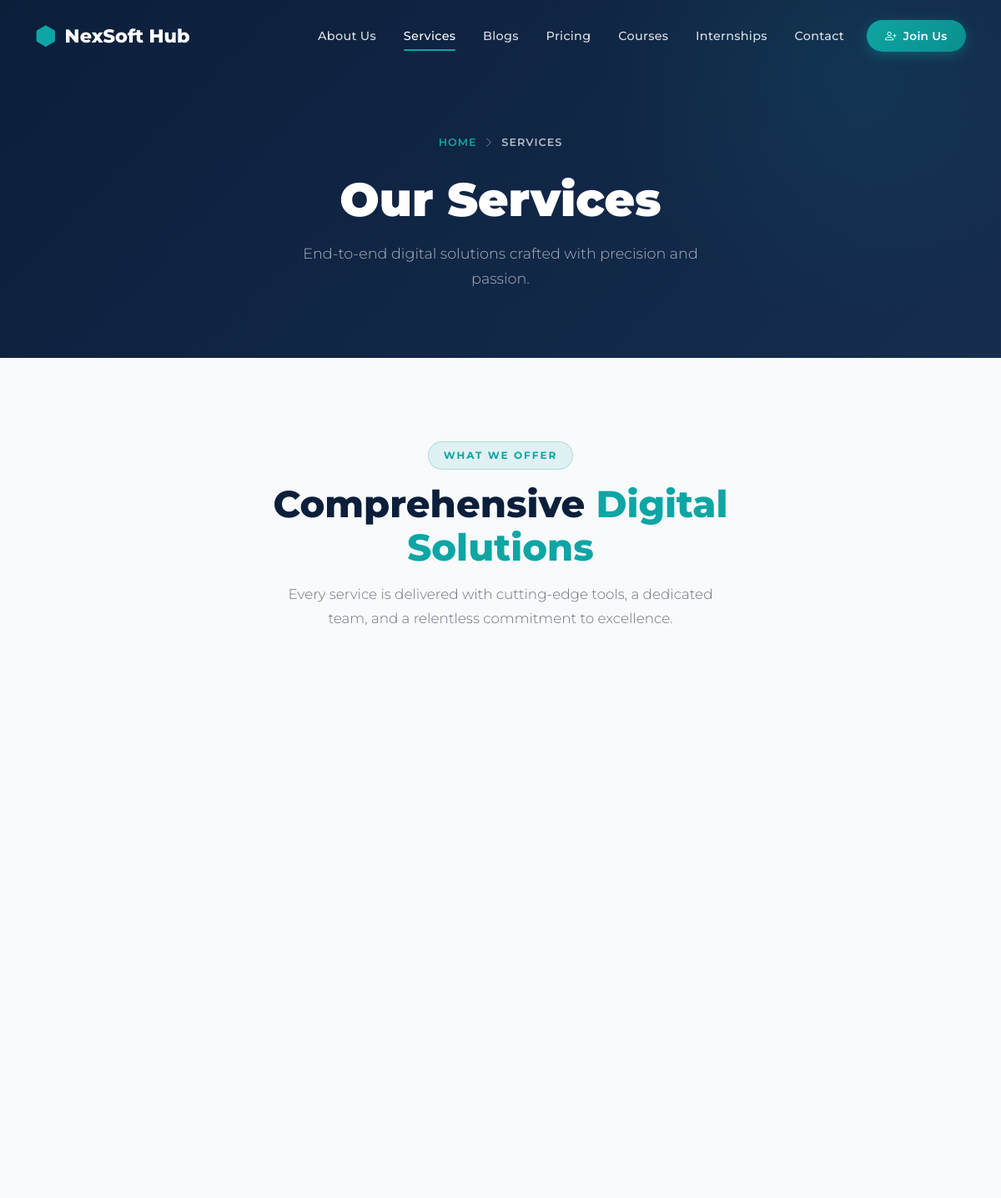
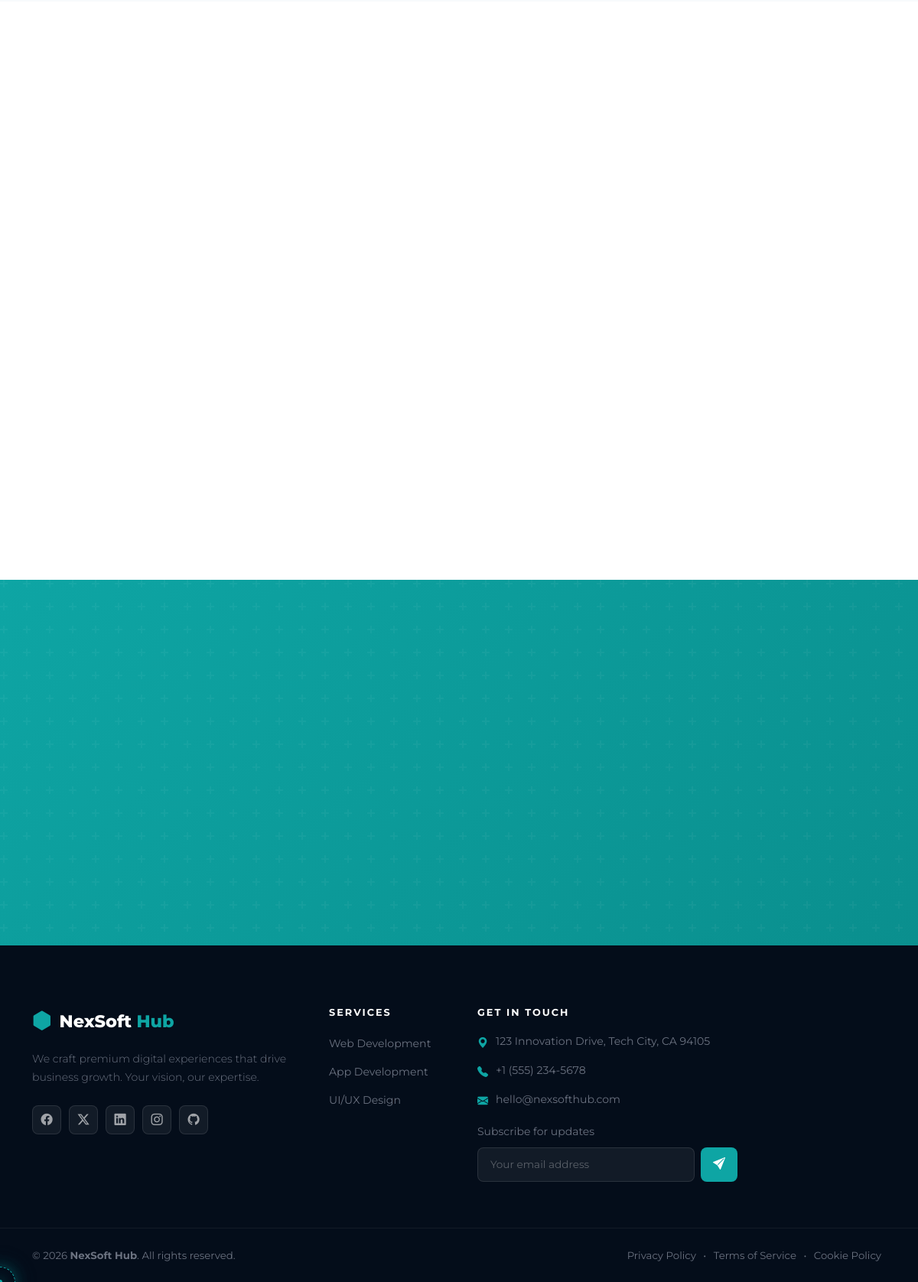
The page /?route=services on the database its author committed (2 pictures, top to bottom).
### tables this page shows
CREATE TABLE IF NOT EXISTS `services` (
  `id` int(11) NOT NULL AUTO_INCREMENT,
  `title` varchar(255) NOT NULL,
  `description` text NOT NULL,
  `features` text DEFAULT NULL,
  `tags` varchar(255) DEFAULT NULL,
  `icon` varchar(100) DEFAULT 'bi-gear',
  `order_no` int(11) DEFAULT 0,
  `created_at` timestamp NOT NULL DEFAULT CURRENT_TIMESTAMP,
  PRIMARY KEY (`id`)
);

### controllers/ServicesController.php (called while the page is built, shortened)
<?php
require_once __DIR__ . '/../config/database.php';
class ServicesController {
    public function index(): void {
        require_once __DIR__ . '/../components/header.php';
        require_once __DIR__ . '/../views/services.php';
        require_once __DIR__ . '/../components/footer.php';
    }
}

### config/database.php (called while the page is built, shortened)
<?php
function getDB(): PDO
{
    static $pdo = null;
    if ($pdo === null) {
        $dsn = "mysql:host=" . DB_HOST . ";dbname=" . DB_NAME . ";charset=" . DB_CHARSET;
        $options = [
            PDO::ATTR_ERRMODE => PDO::ERRMODE_EXCEPTION,
            PDO::ATTR_DEFAULT_FETCH_MODE => PDO::FETCH_ASSOC,
            PDO::ATTR_EMULATE_PREPARES => false,
        ];
        try {
            $pdo = new PDO($dsn, DB_USER, DB_PASS, $options);
        }
        catch (PDOException $e) {
            die('<div style="font-family:sans-serif;background:#0B1F3B;color:#fff;padding:40px;text-align:center;">
                <h2>Database Connection Error</h2>
                <p>Please ensure MySQL is running and the database <strong>nexsoft_hub</strong> exists.</p>
                <p style="color:#0EA5A4;font-size:12px;">' . htmlspecialchars($e->getMessage()) . '</p>
                <p>Import <strong>/database/nexsoft_hub.sql</strong> in phpMyAdmin to get started.</p>
            </div>');
        }
    }
    return $pdo;
}
function appBasePath(): string
{
    static $basePath = null;
    if ($basePath !== null) {
        return $basePath;
    }
    $scriptName = (string)($_SERVER['SCRIPT_NAME'] ?? '');
    $dir = str_replace('\\', '/', dirname($scriptName));
    $basePath = ($dir === '/' || $dir === '.') ? '' : rtrim($dir, '/');
    return $basePath;
}
function baseUrl(string $path = ''): string
{
    $base = appBasePath();
    if ($path === '') {
        return $base === '' ? '/' : $base;
    }
    return ($base === '' ? '' : $base) . '/' . ltrim($path, '/');
}
function h($string)
{
    return htmlspecialchars($string ?? '');
}
function getSetting(string $key, string $default = ''): string
{
    static $settings = null;
    if ($settings === null) {
        try {
            $db = getDB();
            $stmt = $db->query("SELECT setting_key, setting_value FROM site_settings");
            $settings = $stmt->fetchAll(PDO::FETCH_KEY_PAIR);
        }
        catch (PDOException $e) {
            return $default;
        }
    }
    return $settings[$key] ?? $default;
}
try {
    if (getSetting('maintenance_mode', '0') === '1') {
        $requestUri = $_SERVER['REQUEST_URI'] ?? '';
        $isAdminArea = strpos($requestUri, '/admin/') !== false;
        if (!$isAdminArea && !isset($_SESSION['admin_id'])) {
            http_response_code(503);
            header('Retry-After: 3600');
            if (file_exists(ROOT_PATH . '/views/maintenance.php')) {
                require ROOT_PATH . '/views/maintenance.php';
            }
            else {
                die('<h1>Under Maintenance</h1><p>We\'ll be back shortly!</p>');
            }
            exit;
        }
    }
}
catch (Exception $e) {
}

### views/services.php (the view, shortened to what this page needs)
<section class="page-header">
    <div class="container">
        <div class="page-breadcrumb reveal">
            <a href="<?php echo baseUrl(); ?>">Home</a>
            <span><i class="bi bi-chevron-right"></i></span>
            <span class="active">Services</span>
        </div>
        <h1 class="page-header-title reveal">Our Services</h1>
        <p class="page-header-subtitle reveal">End-to-end digital solutions crafted with precision and passion.</p>
    </div>
</section>
<section class="services-page-section">
    <div class="container">
        <div class="row justify-content-center text-center mb-5">
            <div class="col-lg-7 reveal">
                <span class="section-tag">What We Offer</span>
                <h2 class="section-title">Comprehensive <span>Digital Solutions</span></h2>
                <p class="section-subtitle mx-auto">Every service is delivered with cutting-edge tools, a dedicated team, and a relentless commitment to excellence.</p>
            </div>
        </div>
        <div class="row g-4">
        </div>
    </div>
</section>
<section style="padding: 100px 0; background: var(--bg);">
    <div class="container">
        <div class="row justify-content-center text-center mb-5">
        </div>
        <div class="row g-4">
        </div>
    </div>
</section>
<section class="cta-section">
    <div class="container position-relative">
        <div class="row justify-content-center">
        </div>
    </div>
</section>

### components/footer.php (shortened to what this page needs)
<footer class="nexsoft-footer">
    <div class="footer-top">
        <div class="container">
            <div class="row g-5">
                <div class="col-lg-4">
                    <div class="footer-brand">
                        <a href="<?php echo baseUrl(); ?>" class="footer-logo">
                            <span class="brand-icon"><i class="bi bi-hexagon-fill"></i></span>
                            <span class="brand-text">NexSoft <span class="brand-accent">Hub</span></span>
                        </a>
                        <p class="footer-tagline">We craft premium digital experiences that drive business growth. Your vision, our expertise.</p>
                        <div class="social-links">
                            <?php if ($fb = getSetting('facebook_link')): ?>
                            <a href="<?php echo htmlspecialchars($fb); ?>" class="social-link" aria-label="Facebook"><i class="bi bi-facebook"></i></a>
                            <?php endif; ?>
                            <?php if ($tw = getSetting('twitter_link')): ?>
                            <a href="<?php echo htmlspecialchars($tw); ?>" class="social-link" aria-label="Twitter"><i class="bi bi-twitter-x"></i></a>
                            <?php endif; ?>
                            <?php if ($li = getSetting('linkedin_link')): ?>
                            <a href="<?php echo htmlspecialchars($li); ?>" class="social-link" aria-label="LinkedIn"><i class="bi bi-linkedin"></i></a>
                            <?php endif; ?>
                            <?php if ($ig = getSetting('instagram_link')): ?>
                            <a href="<?php echo htmlspecialchars($ig); ?>" class="social-link" aria-label="Instagram"><i class="bi bi-instagram"></i></a>
                            <?php endif; ?>
                            <?php if ($gh = getSetting('github_link')): ?>
                            <a href="<?php echo htmlspecialchars($gh); ?>" class="social-link" aria-label="GitHub"><i class="bi bi-github"></i></a>
                            <?php endif; ?>
                        </div>
                    </div>
                </div>
                <div class="col-6 col-lg-2">
                    <h5 class="footer-heading">Services</h5>
                    <ul class="footer-links">
                        <?php
                        $footerServices = getDB()->query("SELECT title FROM services ORDER BY order_no ASC LIMIT 6")->fetchAll();
                        if ($footerServices):
                            foreach($footerServices as $s): ?>
                                <li><a href="<?php echo baseUrl('?route=services'); ?>"><?php echo h($s['title']); ?></a></li>
                            <?php endforeach;
                        else: ?>
                            <li><a href="<?php echo baseUrl('?route=services'); ?>">Web Development</a></li>
                            <li><a href="<?php echo baseUrl('?route=services'); ?>">App Development</a></li>
                        <?php endif; ?>
                    </ul>
                </div>
                <div class="col-lg-4">
                    <h5 class="footer-heading">Get In Touch</h5>
                    <ul class="footer-contact">
                        <li>
                            <i class="bi bi-geo-alt-fill"></i>
                            <span><?php echo getSetting('site_address', '123 Innovation Drive, Tech City, CA 94105'); ?></span>
                        </li>
                        <li>
                            <i class="bi bi-telephone-fill"></i>
                            <span><?php echo getSetting('site_phone', '+1 (555) 234-5678'); ?></span>
                        </li>
                        <li>
                            <i class="bi bi-envelope-fill"></i>
                            <span><?php echo getSetting('site_email', 'hello@nexsofthub.com'); ?></span>
                        </li>
                    </ul>
                    <div class="footer-newsletter mt-3">
                        <p class="small mb-2" style="color: var(--text-muted);">Subscribe for updates</p>
                        <div class="newsletter-form">
                            <input type="email" class="form-control newsletter-input" placeholder="Your email address">
                            <button class="btn newsletter-btn"><i class="bi bi-send-fill"></i></button>
                        </div>
                    </div>
                </div>
            </div>
        </div>
    </div>
    <div class="footer-bottom">
        <div class="container">
            <div class="d-flex flex-column flex-md-row justify-content-between align-items-center gap-2">
                <p class="mb-0">&copy; <?php echo date('Y'); ?> <strong>NexSoft Hub</strong>. All rights reserved.</p>
                <p class="mb-0 footer-bottom-links">
                    <a href="#">Privacy Policy</a> &bull;
                    <a href="#">Terms of Service</a> &bull;
                    <a href="#">Cookie Policy</a>
                </p>
            </div>
        </div>
    </div>
</footer>
</body>
</html>

### rows shown on the page
services: title "Web Development"
services: title "App Development"
services: title "UI/UX Design"

### other values the page prints
$siteName "NexSoft Hub"
getSetting('site_phone', '+1 (555) 234-5678') "+1 (555) 234-5678"
getSetting('site_email', 'hello@nexsofthub.com') "hello@nexsofthub.com"
